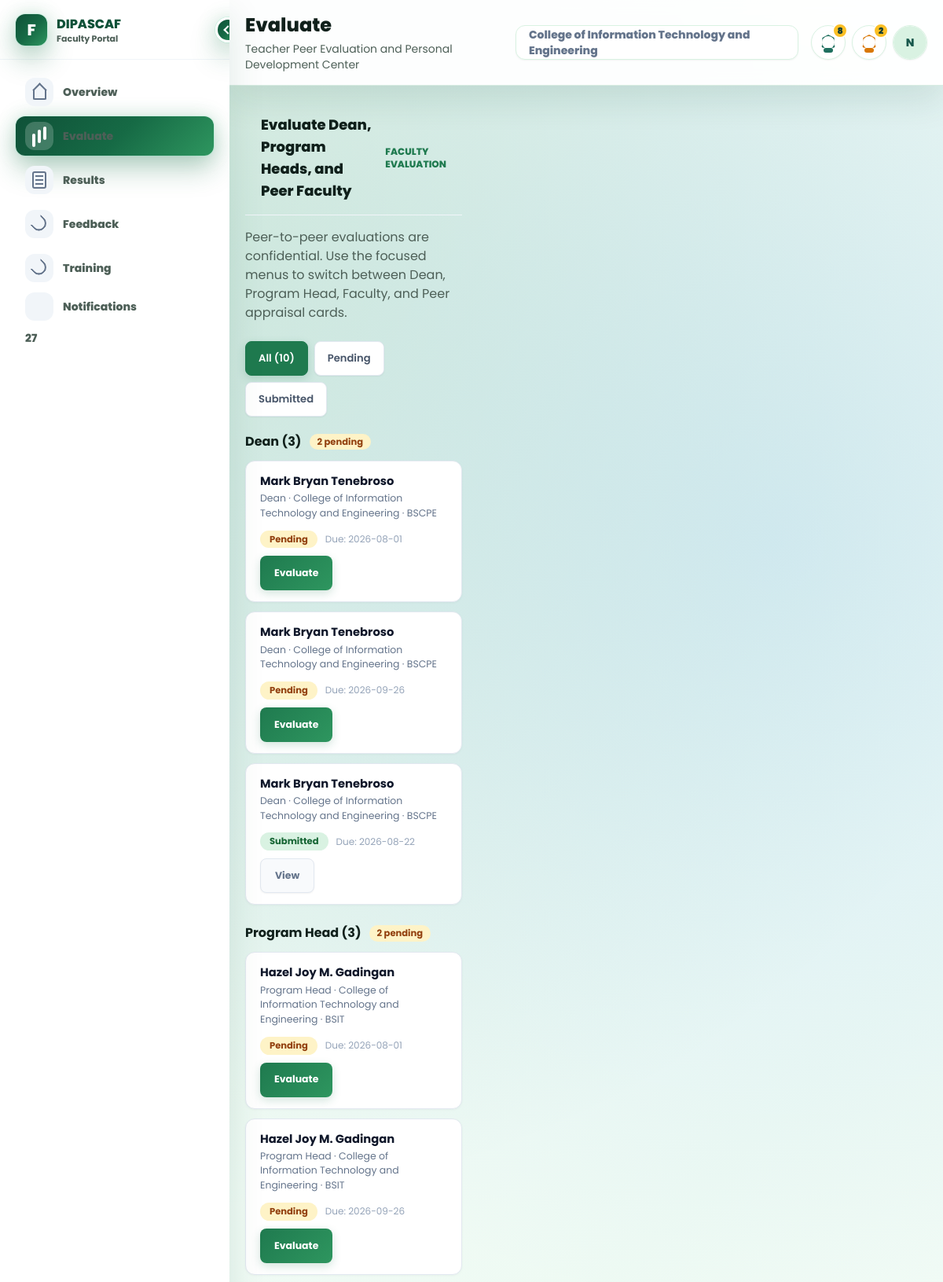
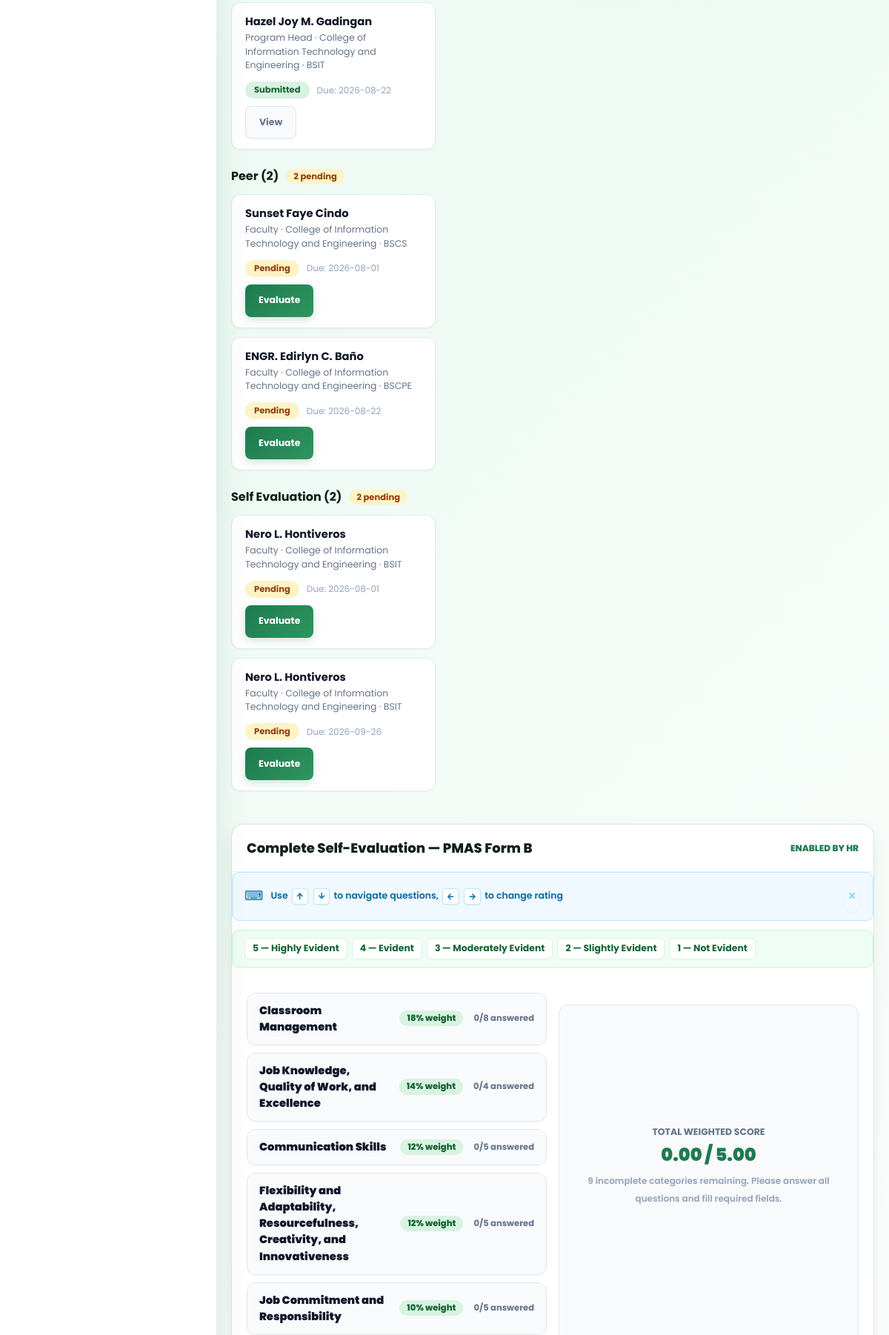
/dashboards/teacher.php?section=evaluate (signed in, upper part), run on the app's committed database (2 pictures, top to bottom).
### tables this page shows
CREATE TABLE `faculty` (
  `id` int(11) NOT NULL AUTO_INCREMENT,
  `user_id` int(11) DEFAULT NULL,
  `full_name` varchar(120) NOT NULL,
  `email` varchar(150) NOT NULL,
  `phone` varchar(30) DEFAULT NULL,
  `department` varchar(120) NOT NULL,
  `program_code` varchar(30) DEFAULT NULL,
  `position_title` varchar(120) NOT NULL,
  `employment_status` varchar(60) NOT NULL DEFAULT 'Regular',
  `is_active` tinyint(1) NOT NULL DEFAULT 1,
  `academic_qualifications` text DEFAULT NULL,
  `progress_percent` tinyint(3) unsigned NOT NULL DEFAULT 0,
  `performance_notes` text DEFAULT NULL,
  `is_archived` tinyint(1) NOT NULL DEFAULT 0,
  `created_at` timestamp NOT NULL DEFAULT current_timestamp(),
  `updated_at` timestamp NOT NULL DEFAULT current_timestamp() ON UPDATE current_timestamp(),
  PRIMARY KEY (`id`),
  UNIQUE KEY `email` (`email`),
  UNIQUE KEY `uq_faculty_user_id` (`user_id`),
  KEY `idx_faculty_user_id` (`user_id`),
  CONSTRAINT `fk_faculty_user_id` FOREIGN KEY (`user_id`) REFERENCES `users` (`id`) ON DELETE SET NULL ON UPDATE CASCADE
);

CREATE TABLE `peer_assignments` (
  `id` int(11) NOT NULL AUTO_INCREMENT,
  `cycle_name` varchar(120) NOT NULL,
  `evaluator_user_id` int(11) NOT NULL,
  `evaluatee_faculty_id` int(11) NOT NULL,
  `evaluator_role` enum('vpaa','dean','program_head','teacher') NOT NULL,
  `assignment_type` enum('peer','program_head','dean','self') NOT NULL,
  `questionnaire_type` enum('admin','faculty') DEFAULT NULL,
  `status` enum('pending','in_progress','submitted','reassigned','cancelled','replaced','reopened','not_required') NOT NULL DEFAULT 'pending',
  `assigned_at` timestamp NOT NULL DEFAULT current_timestamp(),
  `effective_from` datetime DEFAULT NULL,
  `effective_to` datetime DEFAULT NULL,
  `is_current` tinyint(1) NOT NULL DEFAULT 1,
  `replaced_by_assignment_id` int(11) DEFAULT NULL,
  `replacement_reason` varchar(500) DEFAULT NULL,
  `is_additional` tinyint(1) NOT NULL DEFAULT 0,
  `evaluator_name_snapshot` varchar(190) DEFAULT NULL,
  `evaluator_role_snapshot` varchar(40) DEFAULT NULL,
  `deadline` date DEFAULT NULL,
  `submitted_at` datetime DEFAULT NULL,
  `is_archived` tinyint(1) NOT NULL DEFAULT 0,
  `archived_at` datetime DEFAULT NULL,
  `archived_by` int(11) DEFAULT NULL,
  PRIMARY KEY (`id`),
  UNIQUE KEY `uq_assignment` (`cycle_name`,`evaluator_user_id`,`evaluatee_faculty_id`,`assignment_type`),
  KEY `fk_assignment_evaluator` (`evaluator_user_id`),
  KEY `fk_assignment_faculty` (`evaluatee_faculty_id`),
  KEY `idx_questionnaire_type` (`questionnaire_type`),
  KEY `idx_assignment_cycle_requirement` (`cycle_name`,`evaluatee_faculty_id`,`assignment_type`,`status`,`is_current`,`is_additional`),
  KEY `fk_assignment_replaced_by` (`replaced_by_assignment_id`),
  CONSTRAINT `fk_assignment_evaluator` FOREIGN KEY (`evaluator_user_id`) REFERENCES `users` (`id`) ON DELETE CASCADE,
  CONSTRAINT `fk_assignment_faculty` FOREIGN KEY (`evaluatee_faculty_id`) REFERENCES `faculty` (`id`) ON DELETE CASCADE,
  CONSTRAINT `fk_assignment_replaced_by` FOREIGN KEY (`replaced_by_assignment_id`) REFERENCES `peer_assignments` (`id`) ON DELETE SET NULL
);

CREATE TABLE `peer_evaluation_assignments` (
  `id` int(11) NOT NULL AUTO_INCREMENT,
  `peer_assignment_id` int(11) DEFAULT NULL,
  `evaluator_id` int(11) NOT NULL,
  `evaluatee_id` int(11) NOT NULL,
  `evaluatee_faculty_id` int(11) DEFAULT NULL,
  `department_id` int(11) DEFAULT NULL,
  `evaluation_period_id` int(11) NOT NULL,
  `assigned_at` timestamp NOT NULL DEFAULT current_timestamp(),
  `status` enum('pending','completed','overdue','not_required') NOT NULL DEFAULT 'pending',
  `locked_at` datetime DEFAULT NULL,
  `regenerated_from_id` int(11) DEFAULT NULL,
  `is_archived` tinyint(1) NOT NULL DEFAULT 0,
  `archived_at` datetime DEFAULT NULL,
  `archived_by` int(11) DEFAULT NULL,
  PRIMARY KEY (`id`),
  UNIQUE KEY `uq_peer_eval_evaluator_period` (`evaluator_id`,`evaluation_period_id`),
  UNIQUE KEY `uq_peer_eval_pair_period` (`evaluator_id`,`evaluatee_id`,`evaluation_period_id`),
  KEY `idx_peer_eval_department_period` (`department_id`,`evaluation_period_id`),
  KEY `idx_peer_eval_status` (`status`),
  KEY `fk_peer_eval_assignment` (`peer_assignment_id`),
  KEY `fk_peer_eval_faculty` (`evaluatee_faculty_id`),
  KEY `fk_peer_eval_period` (`evaluation_period_id`),
  KEY `idx_peer_eval_evaluatee` (`evaluatee_id`),
  CONSTRAINT `fk_peer_eval_assignment` FOREIGN KEY (`peer_assignment_id`) REFERENCES `peer_assignments` (`id`) ON DELETE SET NULL,
  CONSTRAINT `fk_peer_eval_department` FOREIGN KEY (`department_id`) REFERENCES `departments` (`id`) ON DELETE SET NULL,
  CONSTRAINT `fk_peer_eval_evaluatee` FOREIGN KEY (`evaluatee_id`) REFERENCES `users` (`id`) ON DELETE CASCADE,
  CONSTRAINT `fk_peer_eval_evaluator` FOREIGN KEY (`evaluator_id`) REFERENCES `users` (`id`) ON DELETE CASCADE,
  CONSTRAINT `fk_peer_eval_faculty` FOREIGN KEY (`evaluatee_faculty_id`) REFERENCES `faculty` (`id`) ON DELETE SET NULL,
  CONSTRAINT `fk_peer_eval_period` FOREIGN KEY (`evaluation_period_id`) REFERENCES `appraisal_periods` (`id`) ON DELETE CASCADE
);

CREATE TABLE `pmas_form_b_categories` (
  `id` int(11) NOT NULL AUTO_INCREMENT,
  `title` varchar(220) NOT NULL,
  `factor_weight` decimal(5,2) NOT NULL,
  `description` text DEFAULT NULL,
  `sort_order` int(11) NOT NULL DEFAULT 0,
  `is_active` tinyint(1) NOT NULL DEFAULT 1,
  `created_at` timestamp NOT NULL DEFAULT current_timestamp(),
  `updated_at` timestamp NOT NULL DEFAULT current_timestamp() ON UPDATE current_timestamp(),
  PRIMARY KEY (`id`),
  UNIQUE KEY `title` (`title`)
);

### dashboards/teacher.php (the view, shortened to what the rows shown need)
<?php
require_once __DIR__ . '/../includes/teacher_data.php';
require_once __DIR__ . '/../includes/evaluation_cards.php';
$user = current_user();
$teacherId = (int) ($user['id'] ?? 0);
$section = $_GET['section'] ?? 'overview';
$assignments = dipascaf_assignment_rows($teacherId, 'teacher');
$ownFaculty = teacher_user_faculty($teacherId);
$selfEvaluationEnabled = admin_setting('self_evaluation_enabled', '1') === '1';
$selfAssignment = ($ownFaculty && $selfEvaluationEnabled) ? teacher_self_assignment($teacherId, (int) $ownFaculty['id']) : null;
$unreadNotifCount = notify_unread_count($teacherId);
$nav = [
    'overview' => ['dashboard', 'Overview'],
    'evaluate' => ['evaluations', 'Evaluate'],
    'results' => ['results', 'Results'],
    'feedback' => ['feedback', 'Feedback'],
    'training' => ['plans', 'Training'],
    'notifications' => ['notifications', 'Notifications'],
];
$pageTitle = $nav[$section][1];
?>
<!DOCTYPE html>
<html lang="en">
<head>
    <link rel="stylesheet" href="<?= BASE_URL ?>/assets/css/style.css?v=tailwind-8">
    <link rel="stylesheet" href="<?= BASE_URL ?>/assets/css/teacher-dashboard-polish.css?v=campus-bg-1">
    <link rel="stylesheet" href="<?= BASE_URL ?>/assets/css/evaluation-form.css">
</head>
<body class="admin-body role-dashboard-body role-sidebar-body faculty-body">
    <main class="admin-main">
        <header class="admin-header">
            <div class="admin-header-info">
                <h1><?= e($pageTitle) ?></h1>
            </div>
            <div class="admin-search dean-header-context">
                <span><?= e($ownFaculty['department'] ?? 'Faculty Portal') ?></span>
            </div>
        </header>
    <section class="dashboard role-dashboard-content">
        <?php if ($section === 'evaluate'): ?>
        <div>
            <?php dipascaf_render_evaluation_dashboard([
                'assignments' => $assignments,
                'eyebrow' => 'Faculty Evaluation',
                'title' => 'Evaluate Dean, Program Heads, and Peer Faculty',
                'subtitle' => 'Peer-to-peer evaluations are confidential. Use the focused menus to switch between Dean, Program Head, Faculty, and Peer appraisal cards.',
                'defaultSection' => 'all',
            ]); ?>
        </div>
        <?php endif; ?>
        <?php if ($ownFaculty): ?>
            <?php if ($section === 'evaluate' && $selfEvaluationEnabled && $selfAssignment && $selfAssignment['status'] === 'pending'): ?>
                <?php
                    $formBCategories = dipascaf_form_b_categories();
                ?>
                <section class="admin-box module-form form-b-self-eval">
                    <div class="box-title">
                        <h2>Complete Self-Evaluation — PMAS Form B</h2>
                    </div>
                    <form method="post" class="admin-form" id="formBSelfEvalForm">
                        <div class="form-b-categories-wrap">
                            <?php foreach ($formBCategories as $catIndex => $category): ?>
                                <details class="form-b-category-section" data-category-id="<?= e((string) $category['id']) ?>" data-weight="<?= e((string) $category['factor_weight']) ?>">
                                    <summary class="form-b-category-head">
                                        <strong><?= e($category['title']) ?></strong>
                                        <span class="form-b-weight-badge"><?= e(number_format((float) $category['factor_weight'], 0)) ?>% weight</span>
                                        <span class="form-b-cat-status" id="fbStatus_<?= e((string) $category['id']) ?>">0/<?= e((string) count($category['questions'])) ?> answered</span>
                                    </summary>
                                </details>
                            <?php endforeach; ?>
                        </div>
                    </form>
                </section>
            <?php endif; ?>
        <?php endif; ?>
    </section>
    </main>
</body>
</html>

### includes/evaluation_cards.php (shortened to what the rows shown need)
<?php
require_once __DIR__ . '/admin_data.php';
require_once __DIR__ . '/evaluation_period.php';
function dipascaf_evaluation_deadline(): string
{
    $period = dipascaf_open_evaluation_period();
    return (string) ($period['date_end'] ?? date('Y-m-d', strtotime('+14 days')));
}
function dipascaf_assignment_rows(int $evaluatorUserId, string $evaluatorRole): array
{
    $rows = admin_all(
        $sql,
        [
            'evaluator_user_id' => $evaluatorUserId,
            'evaluator_role' => $evaluatorRole,
        ]
    );
    return array_values(array_filter(
        $rows,
        static fn (array $row): bool => dipascaf_assignment_relationship_allowed($row, $evaluatorUserId, $evaluatorRole)
    ));
}
function dipascaf_ensure_form_b_schema(): void
{
    foreach ([
        'is_archived' => 'ALTER TABLE pmas_form_b_category_results ADD COLUMN is_archived TINYINT(1) NOT NULL DEFAULT 0',
        'archived_at' => 'ALTER TABLE pmas_form_b_category_results ADD COLUMN archived_at DATETIME NULL',
        'form_b_payload' => 'ALTER TABLE pmas_form_b_category_results ADD COLUMN form_b_payload JSON NULL AFTER questionnaire_evidence',
    ] as $column => $sql) {
        if (admin_one("SHOW COLUMNS FROM pmas_form_b_category_results LIKE '{$column}'") === null) {
            db()->exec($sql);
        }
    }
}
function dipascaf_categories(string $form): array
{
    $prefix = $form === 'a' ? 'pmas_form_a' : 'pmas_form_b';
    $form === 'a' ? dipascaf_ensure_form_a_schema() : dipascaf_ensure_form_b_schema();
    $categories = admin_all(
        "SELECT * FROM {$prefix}_categories WHERE is_active = 1 ORDER BY sort_order, id"
    );
    foreach ($categories as &$category) {
        $questions = admin_all(
            "SELECT id, question_text, sort_order
             FROM {$prefix}_questions
             WHERE category_id = :category_id AND is_active = 1
             ORDER BY sort_order, id",
            ['category_id' => (int) $category['id']]
        );
        $category['sourceId'] = (int) $category['id'];
    }
    return $categories;
}
function dipascaf_form_b_categories(): array
{
    return dipascaf_categories('b');
}
function dipascaf_render_evaluation_dashboard(array $options): void
{
    $assignments = is_array($options['assignments'] ?? null) ? $options['assignments'] : [];
    $groups = [];
    foreach ($assignments as $assignment) {
        $sectionKey = (string) ($assignment['section_key'] ?? 'faculty');
        if (!isset($groups[$sectionKey])) {
            $groups[$sectionKey] = [
                'label' => (string) ($assignment['role_label'] ?? 'Faculty'),
                'assignments' => [],
            ];
        }
        $groups[$sectionKey]['assignments'][] = $assignment;
    }
    $groupOrder = ['dean', 'program_head', 'faculty', 'peer'];
    $sortedGroups = [];
    foreach ($groupOrder as $key) {
        if (isset($groups[$key])) {
            $sortedGroups[$key] = $groups[$key];
        }
    }
    foreach ($groups as $key => $group) {
        if (!isset($sortedGroups[$key])) {
            $sortedGroups[$key] = $group;
        }
    }
    $eyebrow = e((string) ($options['eyebrow'] ?? 'Evaluation'));
    $title = e((string) ($options['title'] ?? 'Assigned Evaluations'));
    echo '<div class="dipascaf-evaluation-dashboard">';
    echo '<div class="box-title" style="margin-bottom:1rem;">
        <h2>' . $title . '</h2>
        <span>' . $eyebrow . '</span>
    </div>';
    foreach ($sortedGroups as $sectionKey => $group) {
        $pendingCount = count(array_filter($group['assignments'], fn(array $a): bool => (string) ($a['status'] ?? '') === 'pending'));
        echo '<section class="eval-assignment-group">
            <div class="eval-group-header">
                <h3 class="eval-group-title">' . e($group['label']) . ' (' . e((string) count($group['assignments'])) . ')</h3>
                <span class="eval-group-badge ' . ($pendingCount > 0 ? 'has-pending' : 'all-done') . '">' . e((string) $pendingCount) . ' pending</span>
            </div>
            <div class="eval-card-grid">';
        foreach ($group['assignments'] as $assignment) {
            $assignmentId = (int) ($assignment['id'] ?? 0);
            $status = (string) ($assignment['status'] ?? 'pending');
            $evaluateeName = e((string) ($assignment['evaluatee_name'] ?? $assignment['full_name'] ?? 'Unknown'));
            $department = e((string) ($assignment['department'] ?? ''));
            $programCode = e((string) ($assignment['program_code'] ?? ''));
            $positionTitle = e((string) ($assignment['position_title'] ?? ''));
            $deadline = e((string) ($assignment['deadline'] ?? ''));
            $isSubmitted = $status === 'submitted';
            echo '<article class="eval-assignment-card" data-eval-status="' . e($status) . '" data-assignment-id="' . e((string) $assignmentId) . '">
                <div class="eval-card-info">
                    <strong class="eval-card-name">' . $evaluateeName . '</strong>
                    <span class="eval-card-detail">' . ($positionTitle ?: 'Faculty') . ($department ? ' &middot; ' . $department : '') . ($programCode ? ' &middot; ' . $programCode : '') . '</span>
                </div>
                <div class="eval-card-meta">
                    <span class="eval-status-badge ' . ($isSubmitted ? 'submitted' : 'pending') . '">' . e($isSubmitted ? 'Submitted' : 'Pending') . '</span>';
            if ($deadline !== '') {
                echo '<span class="eval-due-date">Due: ' . $deadline . '</span>';
            }
            if (!$isSubmitted) {
                echo '<button type="button" class="eval-action-btn eval-open-btn primary" data-assignment-id="' . e((string) $assignmentId) . '">Evaluate</button>';
            } else {
                echo '<button type="button" class="eval-action-btn eval-open-btn secondary" data-assignment-id="' . e((string) $assignmentId) . '">View</button>';
            }
            echo '</div></article>';
        }
        echo '</div></section>';
    }
    echo '</div>';
    ?><script>
<?php
}

### data on the page
faculty: department "College of Information Technology and Engineering"
peer_assignments: evaluatee_faculty.full_name "Mark Bryan Tenebroso", evaluatee_faculty.position_title "Dean", evaluatee_faculty.department "College of Information Technology and Engineering", evaluatee_faculty.program_code "BSCPE", status "Pending", deadline "2026-08-01"
peer_assignments: evaluatee_faculty.full_name "Mark Bryan Tenebroso", evaluatee_faculty.position_title "Dean", evaluatee_faculty.department "College of Information Technology and Engineering", evaluatee_faculty.program_code "BSCPE", status "Pending", deadline "2026-09-26"
peer_assignments: evaluatee_faculty.full_name "Mark Bryan Tenebroso", evaluatee_faculty.position_title "Dean", evaluatee_faculty.department "College of Information Technology and Engineering", evaluatee_faculty.program_code "BSCPE", status "Submitted", deadline "2026-08-22"
peer_assignments: evaluatee_faculty.full_name "Hazel Joy M. Gadingan", evaluatee_faculty.position_title "Program Head", evaluatee_faculty.department "College of Information Technology and Engineering", evaluatee_faculty.program_code "BSIT", status "Pending", deadline "2026-08-01"
peer_assignments: evaluatee_faculty.full_name "Hazel Joy M. Gadingan", evaluatee_faculty.position_title "Program Head", evaluatee_faculty.department "College of Information Technology and Engineering", evaluatee_faculty.program_code "BSIT", status "Pending", deadline "2026-09-26"
peer_assignments: evaluatee_faculty.full_name "Hazel Joy M. Gadingan", evaluatee_faculty.position_title "Program Head", evaluatee_faculty.department "College of Information Technology and Engineering", evaluatee_faculty.program_code "BSIT", status "Submitted", deadline "2026-08-22"
peer_evaluation_assignments: evaluatee_faculty.full_name "Sunset Faye Cindo", evaluatee_faculty.position_title "Faculty", evaluatee_faculty.department "College of Information Technology and Engineering", evaluatee_faculty.program_code "BSCS", peer_assignment.status "Pending", peer_assignment.deadline "2026-08-01"
peer_evaluation_assignments: evaluatee_faculty.full_name "ENGR. Edirlyn C. Baño", evaluatee_faculty.position_title "Faculty", evaluatee_faculty.department "College of Information Technology and Engineering", evaluatee_faculty.program_code "BSCPE", peer_assignment.status "Pending", peer_assignment.deadline "2026-08-22"
peer_assignments: evaluatee_faculty.full_name "Nero L. Hontiveros", evaluatee_faculty.position_title "Faculty", evaluatee_faculty.department "College of Information Technology and Engineering", evaluatee_faculty.program_code "BSIT", status "Pending", deadline "2026-08-01"
peer_assignments: evaluatee_faculty.full_name "Nero L. Hontiveros", evaluatee_faculty.position_title "Faculty", evaluatee_faculty.department "College of Information Technology and Engineering", evaluatee_faculty.program_code "BSIT", status "Pending", deadline "2026-09-26"
pmas_form_b_categories: title "Classroom Management", factor_weight "18"
pmas_form_b_categories: title "Job Knowledge, Quality of Work, and Excellence", factor_weight "14"
pmas_form_b_categories: title "Communication Skills", factor_weight "12"
pmas_form_b_categories: title "Flexibility and Adaptability, Resourcefulness, Creativity, and Innovativeness", factor_weight "12"
pmas_form_b_categories: title "Job Commitment and Responsibility", factor_weight "10"

### other printed values
APP_NAME "DIPASCAF"
$label "Overview"
$label "Evaluate"
$label "Results"
$label "Feedback"
$label "Training"
$label "Notifications"
$unreadNotifCount "27"
$pageTitle "Evaluate"
$summary['pending'] "8"
$summary['submitted'] "2"
substr((string) ($user['full_name'] ?? 'F'), 0, 1) "N"
$title "Evaluate Dean, Program Heads, and Peer Faculty"
$eyebrow "FACULTY EVALUATION"
$subtitle "Peer-to-peer evaluations are confidential. Use the focused menus to switch between Dean, Program Head, Faculty, and Peer appraisal cards."
